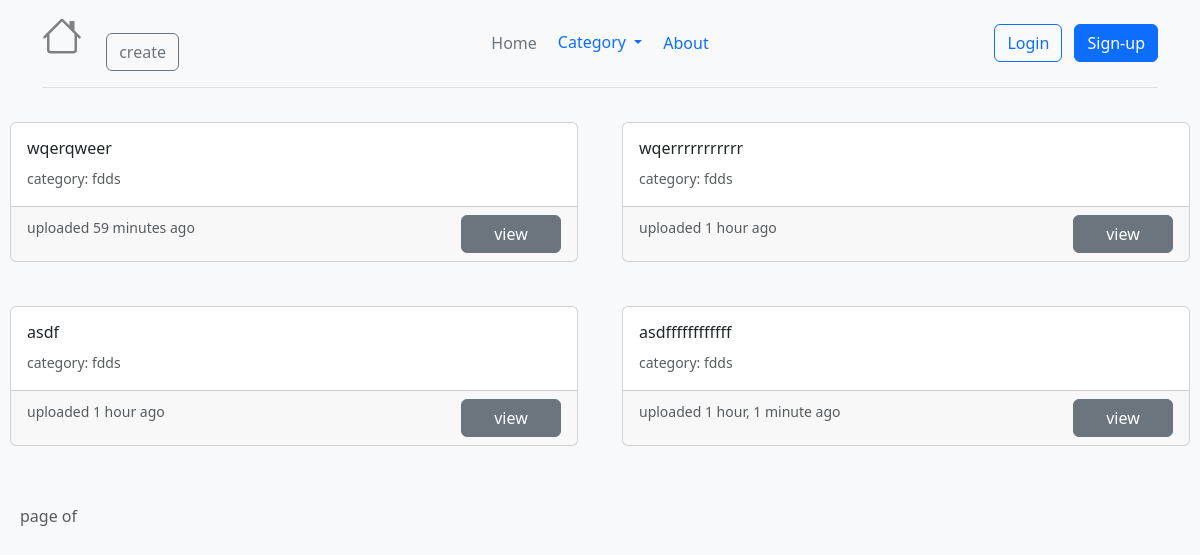
Screenshot of /poll/category/fdds with the database file from the repository.
### poll/models.py (models this page shows, shortened)
class Question(models.Model):
    author = models.ForeignKey(User, on_delete=models.CASCADE, related_name='questions')
    q_text = models.CharField(max_length=200)
    category = models.ForeignKey(Category, on_delete=models.CASCADE, related_name='questions')
    pub_date = models.DateTimeField('date published', auto_now_add=True)
    participants = models.ManyToManyField(User, blank=True)
    class Meta:
        ordering = ['-pub_date']
    def get_absolute_url(self):
        return reverse('poll_detail', kwargs={'id': self.id})

class Category(models.Model):
    name = models.CharField(max_length=100)
    slug = models.SlugField(max_length=100, unique=True)
    def __str__(self):
        return self.name
    def get_absolute_url(self):
        return reverse('poll_category', kwargs={'slug': self.slug})

### poll/views.py (the view)
# urls.py: path('poll/category/<slug:slug>', views.poll_category, name='poll_category'),
def poll_category(request, slug):
    category = get_object_or_404(Category, slug=slug)
    questions = Question.objects.filter(category=category)
    return render(request, 'index.html', {'questions': questions})

### poll/context_processors.py (called while the page is built)
def categories(request):
    return {'categories':Category.objects.all()}

### poll/templates/index.html (shortened to what this page needs)
{% extends 'base.html' %}
{% block content %}
    <div class="row row-cols-1 row-cols-md-2 g-4">
            {% for question in questions %}
                <div class="col">
                  <div class="card" style="margin: 10px">
                  <div class="card-body">
                    <h6 class="card-title">{{ question.q_text }}</h6>
                    <p class="card-text"><small class="text-body-secondary">category: {{ question.category }}</small></p>
                  </div>
                  <div class="card-footer">
                    <small class="text-body-secondary col">uploaded {{ question.pub_date|timesince }} ago</small>
                    <a href="{{ question.get_absolute_url }}" class="btn btn-secondary" style="float: right; width: 100px">view</a>
                  </div>
                </div>
              </div>
            {% endfor %}
        </div>
        <div style="margin-top: 30px; margin-left: 20px" class="mt-5 mb-3">
                <span class="text-body-secondary">
                    page {{ questions.number }} of {{ questions.paginator.num_pages }}
                </span>
            </div>
{% endblock %}

### rows the page displays
Question: q_text "wqerqweer", category "fdds", pub_date "59 minutes"
Question: q_text "wqerrrrrrrrrrr", category "fdds", pub_date "1 hour"
Question: q_text "asdf", category "fdds", pub_date "1 hour"
Question: q_text "asdffffffffffff", category "fdds", pub_date "1 hour, 1 minute"
